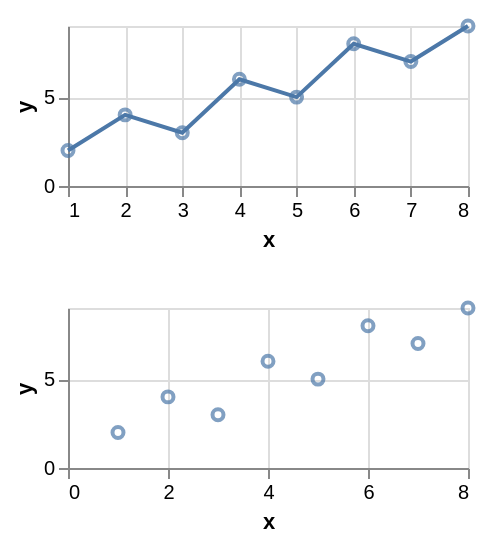

Describe this chart as a Vega-Lite specification.
### Vega-Lite specification from a JSON file in a GitHub repository (floating-point values rounded to 4 significant figures)
{"$schema": "https://vega.github.io/schema/vega-lite/v6.json", "padding": 5, "autosize": "pad", "data": {"name": "table", "values": [{"c": "A", "g": "p", "x": 1, "y": 2, "v": 5, "t": "2024-01-15", "o": {"v": 3}, "IMDB Rating": 6.1, "d": "x1"}, {"c": "B", "g": "q", "x": 2, "y": 4, "v": 9, "t": "2024-02-20", "o": {"v": 7}, "IMDB Rating": 7.4, "d": "x2"}, {"c": "A", "g": "q", "x": 3, "y": 3, "v": 2, "t": "2024-03-05", "o": {"v": 1}, "IMDB Rating": 5.2, "d": "x1"}, {"c": "C", "g": "p", "x": 4, "y": 6, "v": 7, "t": "2024-05-30", "o": {"v": 4}, "IMDB Rating": 8.8, "d": "x3"}, {"c": "B", "g": "p", "x": 5, "y": 5, "v": 4, "t": "2024-07-11", "o": {"v": 9}, "IMDB Rating": 6.9, "d": "x2"}, {"c": "C", "g": "q", "x": 6, "y": 8, "v": 6, "t": "2024-09-02", "o": {"v": 2}, "IMDB Rating": 7.7, "d": "x3"}, {"c": "A", "g": "p", "x": 7, "y": 7, "v": 8, "t": "2024-11-25", "o": {"v": 5}, "IMDB Rating": 4.4, "d": "x1"}, {"c": "B", "g": "q", "x": 8, "y": 9, "v": 3, "t": "2024-12-31", "o": {"v": 8}, "IMDB Rating": 9.1, "d": "x2"}]}, "vconcat": [{"width": 200, "height": 80, "layer": [{"mark": "line", "encoding": {"x": {"field": "x", "type": "quantitative"}, "y": {"field": "y", "type": "quantitative"}}}, {"mark": "point", "encoding": {"x": {"field": "x", "type": "quantitative"}, "y": {"field": "y", "type": "quantitative"}}}]}, {"mark": "point", "width": 200, "height": 80, "encoding": {"x": {"field": "x", "type": "quantitative"}, "y": {"field": "y", "type": "quantitative"}}}]}
